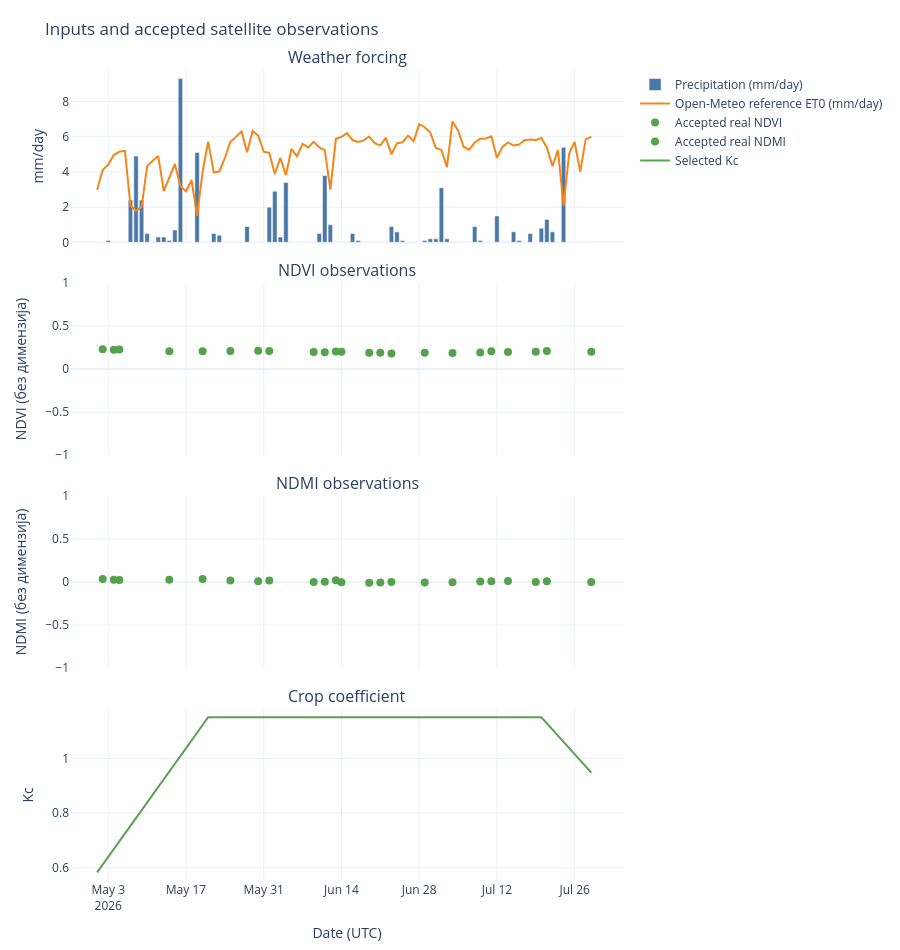
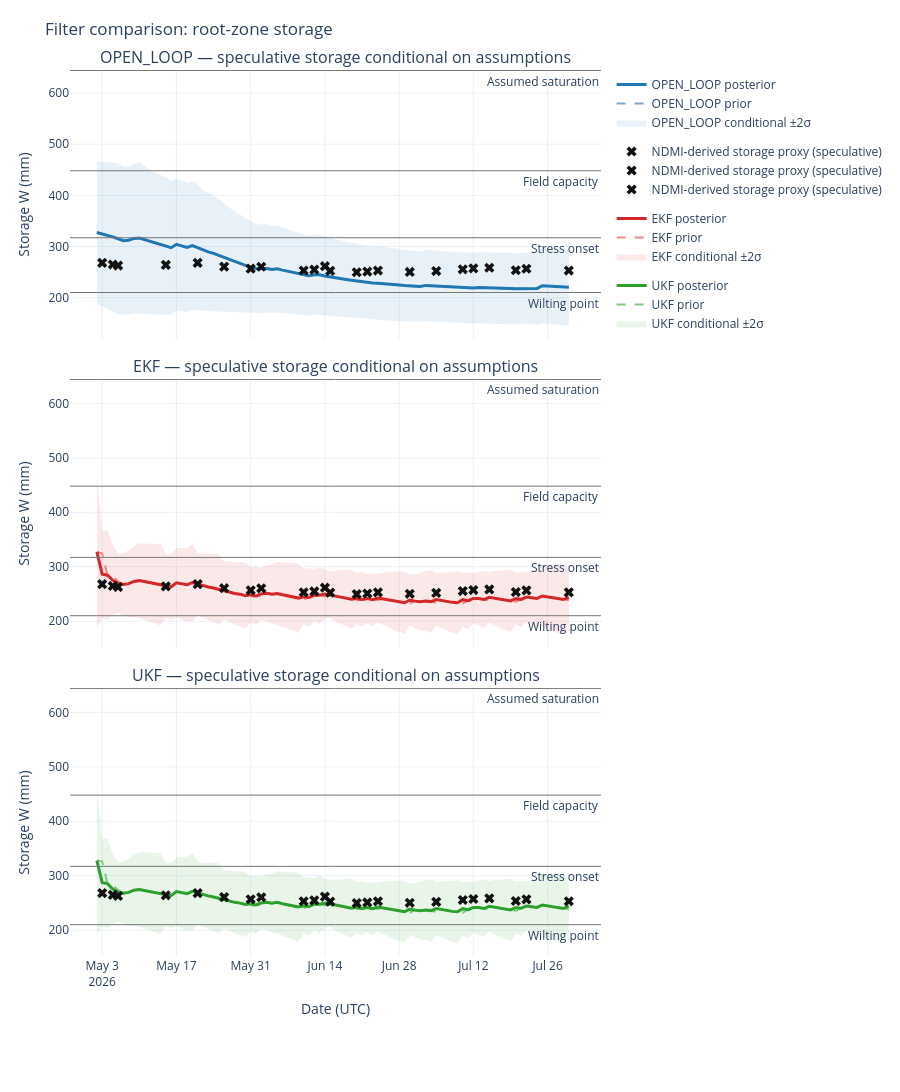
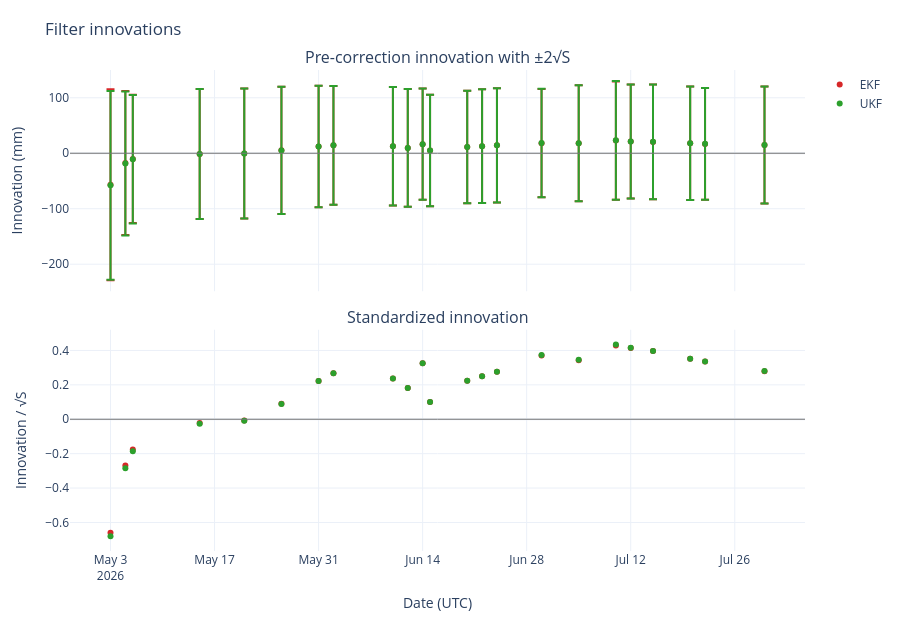

Notebook cell for these charts, in order:
### Markdown cell above
## Genuine-input comparison and observation gaps

Weather, calendar, NDVI policy and proxy map are identical for all algorithms. In calendar mode
NDVI is context only. In NDVI mode the last valid past image can drive Kc for 15 days before calendar
fallback. Holding a forcing value never creates a fresh observation. No irrigation recommendation
is fed back into the model.

The current weather-only comparison exercises propagation. It cannot evaluate assimilation or
establish an algorithm ranking. After a genuine satellite cache is captured, these same cells display
the actual sparse indices, heuristic proxies and pre-correction innovations automatically.

### Code cell
plotting.inputs(weather,satellite,results['ekf']).show(config=plotting.PLOTLY_CONFIG)
comparison_figure = plotting.states(results,p)
comparison_figure.show(config=plotting.PLOTLY_CONFIG)
plotting.export_html(comparison_figure, ROOT / 'outputs/filter-comparison.html')
plotting.innovations(results).show(config=plotting.PLOTLY_CONFIG)
display(diagnostics(results))
for result in results.values():
    assert len(result) == len(weather)
    assert result['irrigation_mm'].eq(0).all()
    assert result['balance_error_mm'].abs().max() < 1e-8
    assert np.isfinite(result['P_posterior_mm2']).all()
    assert result['P_posterior_mm2'].ge(0).all()
